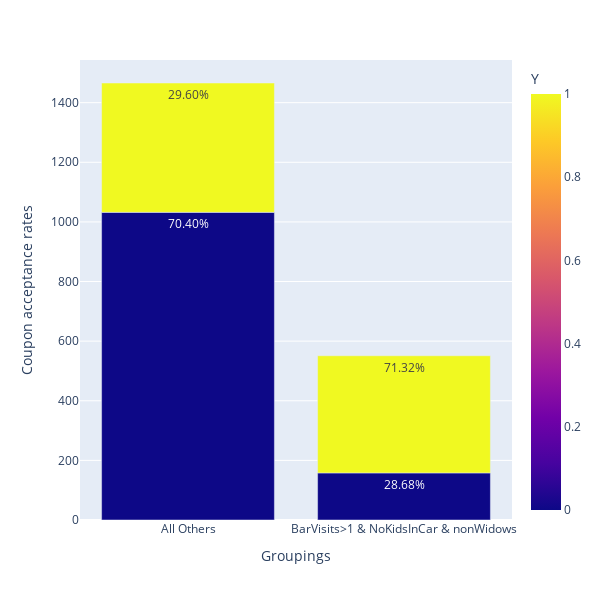

The notebook cell saved with this chart:
### Markdown cell above
6. Compare the acceptance rates between those drivers who:

- go to bars more than once a month, had passengers that were not a kid, and were not widowed *OR*
- go to bars more than once a month and are under the age of 30 *OR*
- go to cheap restaurants more than 4 times a month and income is less than 50K.

### Code cell
# Addressing question 7
bar_data = bar_data.drop('crit',axis=1)
bar_more_than_once = ['1~3', 'gt8', '4~8']
marital_ignore_list = ['Widowed']
psngr_ignore_list = ['Kid(s)']
#print(bar_data['passanger'].unique())
#print(bar_data['occupation'].unique())
bar_data.loc[(bar_data.eval('Bar in @bar_more_than_once and \
                             passanger not in @psngr_ignore_list and \
                             maritalStatus not in @marital_ignore_list')),'crit'] = 'BarVisits>1 & NoKidsInCar & nonWidows'
bar_data.loc[(bar_data['crit'].isnull()), 'crit'] = 'All Others'

bar_data_g = bar_data.groupby(['crit', 'Y']).size().reset_index()
bar_data_g['percentage'] = bar_data.groupby(['crit', 'Y']).size().groupby(level=0).apply(lambda x: 100 * x / float(x.sum())).values
bar_data_g.columns = ['crit', 'Y', 'Counts', 'Percentage']

fig = px.bar(bar_data_g, x='crit',
             labels={'crit':'Groupings', 'value':'Coupon acceptance rates'},
             y=['Counts'], color='Y', text=bar_data_g['Percentage'].apply(lambda x: '{0:1.2f}%'.format(x)))
fig.update_layout(width=600, height=600)
fig.show()

### Figure 1 — Plotly figure (JSON) as saved in the notebook; plotly's stock layout.template omitted (floating-point values rounded to 4 significant figures)
{"data": [{"alignmentgroup": "True", "hovertemplate": "Groupings=%{x}<br>Coupon acceptance rates=%{y}<br>text=%{text}<br>Y=%{marker.color}<extra></extra>", "legendgroup": "", "marker": {"color": [0, 1, 0, 1], "coloraxis": "coloraxis", "pattern": {"shape": ""}}, "name": "", "offsetgroup": "", "orientation": "v", "showlegend": false, "text": ["70.40%", "29.60%", "28.68%", "71.32%"], "textposition": "auto", "type": "bar", "x": ["All Others", "All Others", "BarVisits>1 & NoKidsInCar & nonWidows", "BarVisits>1 & NoKidsInCar & nonWidows"], "xaxis": "x", "y": [1032, 434, 158, 393], "yaxis": "y"}], "layout": {"barmode": "relative", "coloraxis": {"colorbar": {"title": {"text": "Y"}}, "colorscale": [[0, "#0d0887"], [0.1111, "#46039f"], [0.2222, "#7201a8"], [0.3333, "#9c179e"], [0.4444, "#bd3786"], [0.5556, "#d8576b"], [0.6667, "#ed7953"], [0.7778, "#fb9f3a"], [0.8889, "#fdca26"], [1, "#f0f921"]]}, "height": 600, "legend": {"tracegroupgap": 0}, "margin": {"t": 60}, "width": 600, "xaxis": {"anchor": "y", "domain": [0, 1], "title": {"text": "Groupings"}}, "yaxis": {"anchor": "x", "domain": [0, 1], "title": {"text": "Coupon acceptance rates"}}}}
